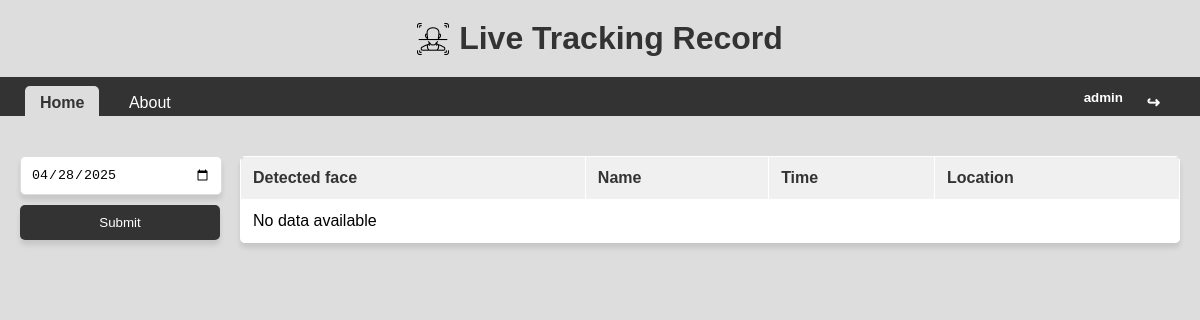
The page / (signed in) on the database as committed earlier.
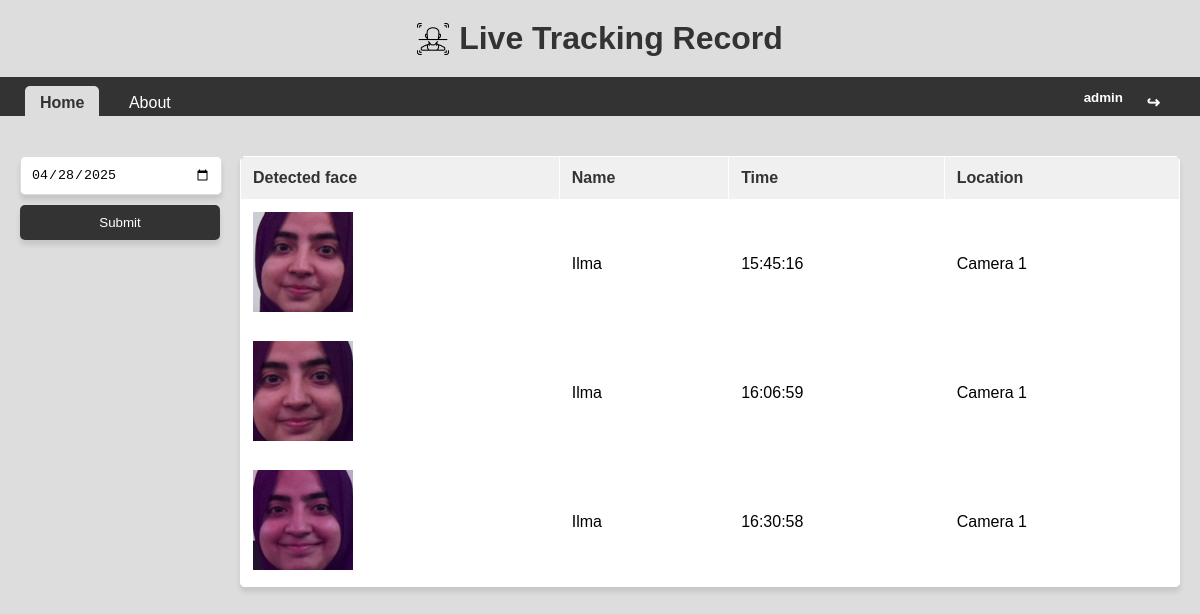
The same page on the database as committed later.
### tables this page shows
CREATE TABLE found (
    name TEXT,
    time TEXT,
    date DATE,
    image_path TEXT, 
    UNIQUE(time)
);

### app.py (the view)
@app.route('/')
def index():
    if 'username' not in session:
        return redirect(url_for('login'))
    current_date = datetime.now().strftime('%Y-%m-%d')
    conn = get_found_db_connection()
    cursor = conn.cursor()
    cursor.execute(f"SELECT name, time, image_path FROM {config.TABLE_NAME} WHERE date = ?", (current_date,))
    found_data = cursor.fetchall()
    conn.close()
    return render_template('index.html', selected_date=current_date, found_data=found_data, username=session['username'])

### app.py (called while the page is built)
def get_found_db_connection():
    return sqlite3.connect(config.FOUND_DB_PATH)

### templates/index.html (shortened to what this page needs)
<!DOCTYPE html>
<html lang="en">
<head>
    <link rel="stylesheet" href="static/style.css" />
</head>
<body>
    <div class="title"><img src="static/icon.png" class="icon" alt="website logo" />Live Tracking Record</div>
    <div class="navbar">
        <div>
            <a href="/" class="active">Home</a>
            <a href="/about">About</a>
        </div>
        <div class="username">{{ username }} <a href="/logout" class="logout-icon">&#x21AA;</a></div>
    </div>
    <div class="container">
        <form action="/found" method="POST">
            <div class="sidebar">
                <input type="date" id="selected_date" name="selected_date" required value="{{ selected_date }}" />
                <button type="submit">Submit</button>
            </div>
        </form>
        <div class="content">
            <table>
                <thead>
                    <tr>
                        <th>Detected face</th>
                        <th>Name</th>
                        <th>Time</th>
                        <th>Location</th>
                    </tr>
                </thead>
                <tbody>
                    {% if found_data %} {% for name, time, image_path in found_data %}
                    <tr>
                        <td>
                            <img src="{{ image_path }}" alt="Face" style="width: 100px; height: auto;">
                        </td>
                        <td>{{ name }}</td>
                        <td>{{ time }}</td>
                        <td>Camera 1</td>
                    </tr>
                    {% endfor %} {% else %}
                    <tr>
                        <td colspan="4">No data available</td>
                    </tr>
                    {% endif %}
                </tbody>
            </table>
        </div>
    </div>
</body>
</html>

### static/style.css (style rules this page uses)
body { font-family: Arial, sans-serif; background-color: #ddd; margin: 0; padding: 0; }
.title { display: flex; align-items: center; justify-content: center; font-weight: bold; font-size: 2.0em; margin: 20px 30px; color: #333; }
.icon { height: 1em; width: auto; margin-right: 10px; }
.navbar { display: flex; justify-content: space-between; align-items: center; background-color: #333; padding: 10px 20px; color: #fff; }
.navbar a { color: #fff; text-decoration: none; bottom: -6px; margin: 0 5px; padding: 8px 15px; border-radius: 5px 5px 0 0; transition: background-color 0.3s ease, color 0.3s ease; position: relative; }
.navbar a::after { content: ''; position: absolute; left: 0; bottom: 0; width: 100%; background-color: #ddd; }
.navbar a:hover::after, .navbar a.active::after { background-color: #ddd; }
.navbar a.active { background-color: #ddd; color: #333; font-weight: bold; }
.username { font: sans-serif; font-weight: bold; font-size: smaller; }
.navbar .logout-icon { font-size: 1.2em; }
.form-container input[type="text"], input[type="date"] { width: 92%; padding: 10px; margin: 10px 0; border: 1px solid #ddd; border-radius: 5px; }
button { width: 100%; padding: 10px; background-color: #333; color: #fff; border: none; border-radius: 5px; cursor: pointer; }
.container { display: flex; margin: 20px; }
.sidebar { width: 200px; margin-right: 20px; text-align: center; }
.sidebar input[type="date"] { width: 90%; padding: 10px; margin-bottom: 10px; margin-top: 20px; border: 1px solid #ddd; border-radius: 5px; box-shadow: 0 5px 5px rgba(0, 0, 0, 0.1); }
.sidebar button { width: 100%; padding: 10px; background-color: #333; color: #fff; border: none; border-radius: 5px; cursor: pointer; box-shadow: 0 5px 5px rgba(0, 0, 0, 0.1); }
.content { flex-grow: 1; }
table { width: 100%; border-collapse: collapse; margin-top: 20px; border-radius: 5px; overflow: hidden; box-shadow: 0 5px 5px rgba(0, 0, 0, 0.1); }
thead th { background-color: #f0f0f0; color: #333; }
thead th:first-child { border-top-left-radius: 5px; }
thead th:last-child { border-top-right-radius: 5px; }
th, td { padding: 12px; text-align: left; border: 1px solid #fff; background-color: #fff; }

Rows that differ between the two databases and show on the page:
added found: shows a picture, name "Ilma", time "15:45:16"
added found: shows a picture, name "Ilma", time "16:06:59"
added found: shows a picture, name "Ilma", time "16:30:58"
Other text that changed with them:
text no longer shown: "No data available"
